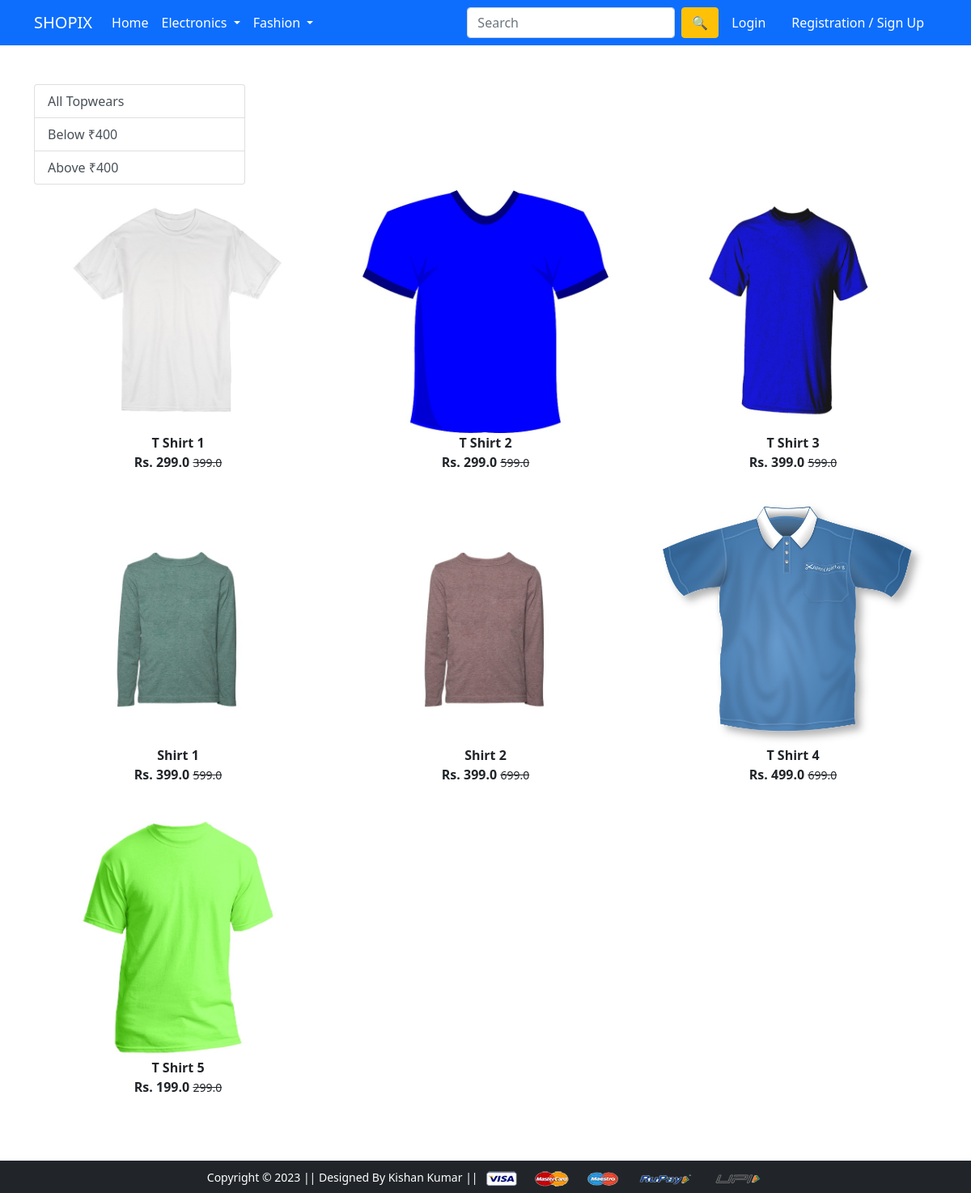
Screenshot of /topwear/ with the database file from the repository.
### app/models.py (models this page shows, shortened)
class Product(models.Model):
    title = models.CharField(max_length=100)
    selling_price = models.FloatField()
    discounted_price = models.FloatField()
    description = models.TextField()
    brand = models.CharField(max_length=100)
    category = models.CharField(choices=CATEGORY_CHOICES, max_length=2)
    product_image = models.ImageField(upload_to='productimg')

### app/views.py (the view)
# urls.py: path('topwear/', views.topwear, name='topwear'),
def topwear(request, data=None):
 totalitem = 0
 if request.user.is_authenticated:
   totalitem = len(Cart.objects.filter(user=request.user))
 if data == None:
    topwears = Product.objects.filter(category='TW')
 elif data == 'below':
    topwears = Product.objects.filter(category='TW').filter(discounted_price__lt=400)
 elif data == 'above':
    topwears = Product.objects.filter(category='TW').filter(discounted_price__gt=400)
 return render(request, 'app/topwear.html', {'topwears':topwears, 'totalitem':totalitem})

### app/templates/app/topwear.html (shortened to what this page needs)
{% extends 'app/base.html' %}
{% load static %}
{% block main-content %}
<div class="container my-5">
 <div class="row">
  <div class="col-sm-3">
   <div class="list-group">
     <a href="{% url 'topwear' %}" class="list-group-item list-group-item-action" aria-current="true">All Topwears</a>
     <a href="{% url 'topweardata' 'below'  %}" class="list-group-item list-group-item-action">Below ₹400</a>
     <a href="{% url 'topweardata' 'above'  %}" class="list-group-item list-group-item-action">Above ₹400</a>
   </div>
  </div>
  <div class="col-sm-12">
   <div class="row">
    {% for product in topwears %}
     <div class="col-sm-4 text-center mb-4">
      <a href="{% url 'product-detail' product.id %}" class="btn">
       <div class="item">
        <img src="{{product.product_image.url}}" alt="" height="300" class="">
        <div class="fw-bold">{{product.title}}</div>
        <div class="fw-bold">Rs. {{product.discounted_price}} <small class="fw-light text-decoration-line-through">{{product.selling_price}}</small></div>
       </div>
      </a>
     </div>
    {% endfor %}
   </div>
  </div>
 </div>
</div>
{% endblock main-content %}

### rows the page displays
Product: product_image (picture), title "T Shirt 1", discounted_price "299.0", selling_price "399.0"
Product: product_image (picture), title "T Shirt 2", discounted_price "299.0", selling_price "599.0"
Product: product_image (picture), title "T Shirt 3", discounted_price "399.0", selling_price "599.0"
Product: product_image (picture), title "Shirt 1", discounted_price "399.0", selling_price "599.0"
Product: product_image (picture), title "Shirt 2", discounted_price "399.0", selling_price "699.0"
Product: product_image (picture), title "T Shirt 4", discounted_price "499.0", selling_price "699.0"
Product: product_image (picture), title "T Shirt 5", discounted_price "199.0", selling_price "299.0"
